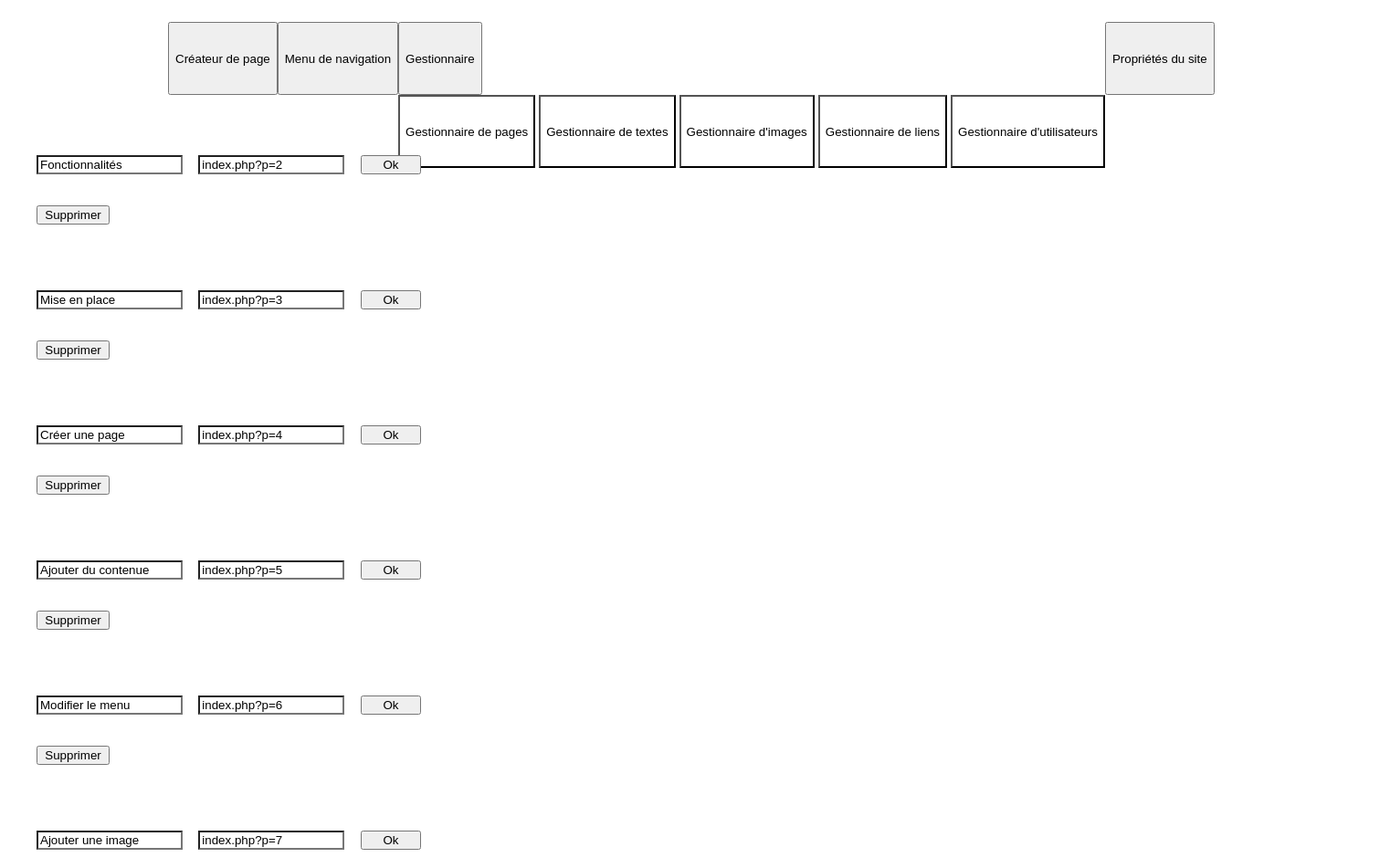
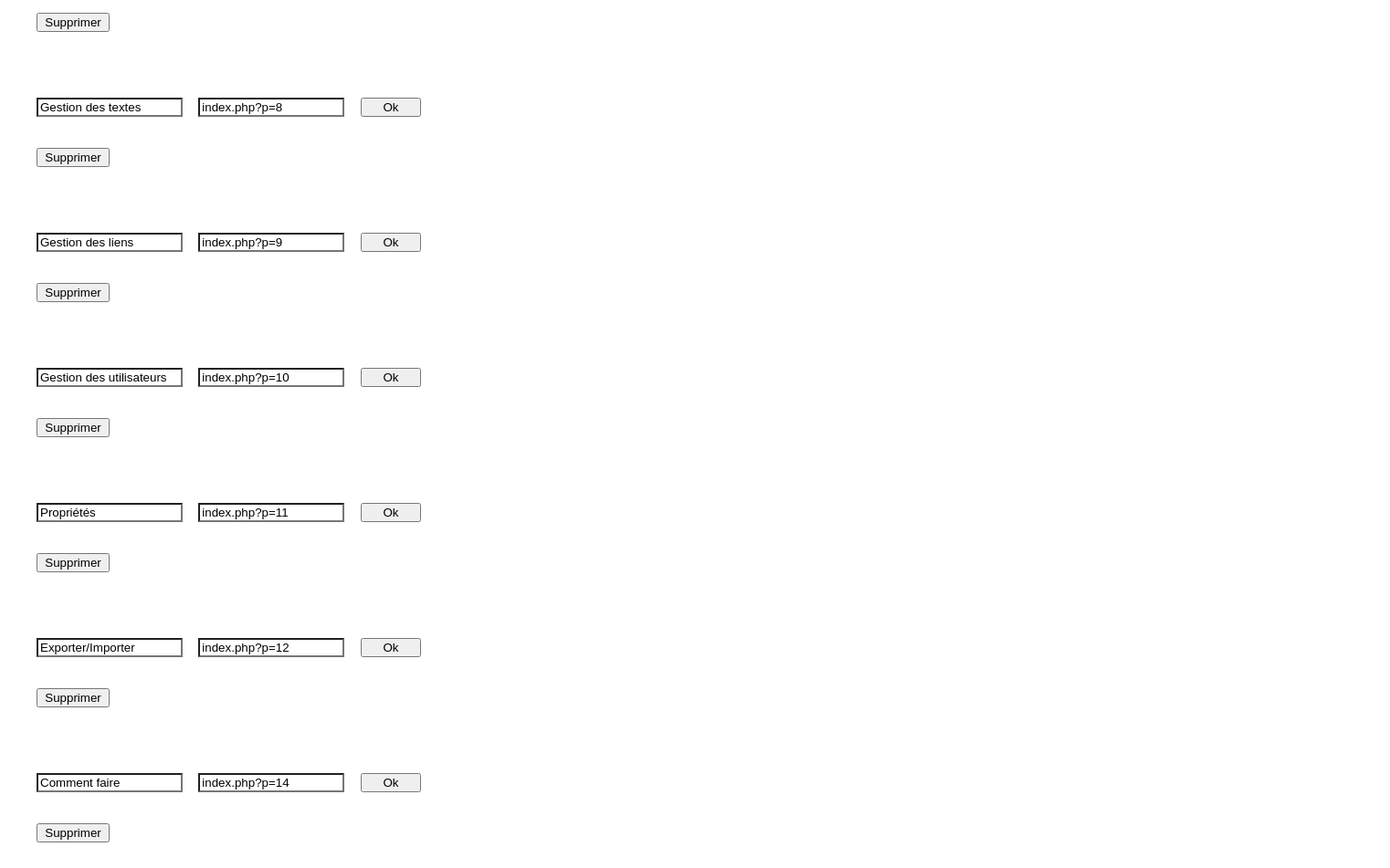
/editor/lienmanager.php, run on the app's committed database (2 pictures, top to bottom).
### tables this page shows
CREATE TABLE IF NOT EXISTS `colums` (
  `id` int(10) UNSIGNED NOT NULL AUTO_INCREMENT,
  `type` text NOT NULL,
  `titre` text NOT NULL,
  PRIMARY KEY (`id`)
);

CREATE TABLE IF NOT EXISTS `liens` (
  `id` int(10) UNSIGNED NOT NULL AUTO_INCREMENT,
  `nom` mediumtext NOT NULL,
  `lien` varchar(200) NOT NULL,
  PRIMARY KEY (`id`)
);

### editor/lienmanager.php (the view, shortened to what this page needs)
<?php
    $req ="SELECT count(*) as 'nbr' FROM `liens`";
    $res = mysqli_fetch_array(mysqli_query($BDD,$req),MYSQLI_ASSOC);
?>
<?php include("editor/php/EditorHeader.php") ?>
<div class="container">
    <div class="row Pageaff">
        <?php
            if($res["nbr"] != 0){
                $req = "SELECT * FROM `colums` WHERE `type`='l'";
                $res = mysqli_query($BDD,$req);
                while($col = mysqli_fetch_array($res,MYSQLI_ASSOC)){
                    $req = "SELECT T.`nom`,T.`id`,T.`lien` FROM `liens` T INNER JOIN `colum_lien` ct ON T.`id` = ct.`id_lien`  WHERE ct.`id_colum` = ' " . $col["id"] . " ' ";
                    $nom = mysqli_fetch_array(mysqli_query($BDD,$req),MYSQLI_ASSOC);
        ?>
            <div class="col-md-4">
                <div class="vignet">
                    <div class="row">
                        <form method="post">
                            <input class="webLink EditBtnVBig EditField" name="lienTitre" type="text" value="<?php echo $nom["nom"]?>">
                            <input class="webLink EditBtnVBig EditField" name="lienlien" type="text" value="<?php echo $nom["lien"]?>">
                            <input type="submit" name="SetTitle" class="webLink EditBtn" value="Ok">
                        </form>
                    </div>
                    <br>
                    <div class="row">
                        <form method="post" onSubmit="if(!confirm('Etes-vous certain de vouloir supprimer le nom ?')){return false;}">
                            <input class="webLink EditBtnBig" type="submit" value="Supprimer">
                        </form>
                    </div>
                </div>
            </div>
        <?php
                }
            }
        ?>
    </div>
</div>

### css/editorStyle.css (style rules this page uses)
.EditBtn { width: 5em; margin-right: 1em; }
.EditBtnBig { width: 6em; margin-right: 1em; }
.EditBtnVBig { width: 12em; margin-right: 1em; }
.EditField { background-color: var(--ContainerColor); color:var(--texteColor); }
.vignet { color:var(--texteColor); background-color:var(--ContainerColor); margin-bottom: 1.5em; padding: 1em; padding-left: 2em; padding-right: 2em; }
.Pageaff { margin-bottom: 4.5em; }
::placeholder { color: var(--HeadAndFooter); opacity: 1; }

### data on the page
colums: lienTitre "Fonctionnalités", lienlien "index.php?p=2"
colums: lienTitre "Mise en place", lienlien "index.php?p=3"
colums: lienTitre "Créer une page", lienlien "index.php?p=4"
colums: lienTitre "Ajouter du contenue", lienlien "index.php?p=5"
colums: lienTitre "Modifier le menu", lienlien "index.php?p=6"
colums: lienTitre "Ajouter une image", lienlien "index.php?p=7"
colums: lienTitre "Gestion des textes", lienlien "index.php?p=8"
colums: lienTitre "Gestion des liens", lienlien "index.php?p=9"
colums: lienTitre "Gestion des utilisateurs", lienlien "index.php?p=10"
colums: lienTitre "Propriétés", lienlien "index.php?p=11"
colums: lienTitre "Exporter/Importer", lienlien "index.php?p=12"
colums: lienTitre "Comment faire", lienlien "index.php?p=14"
